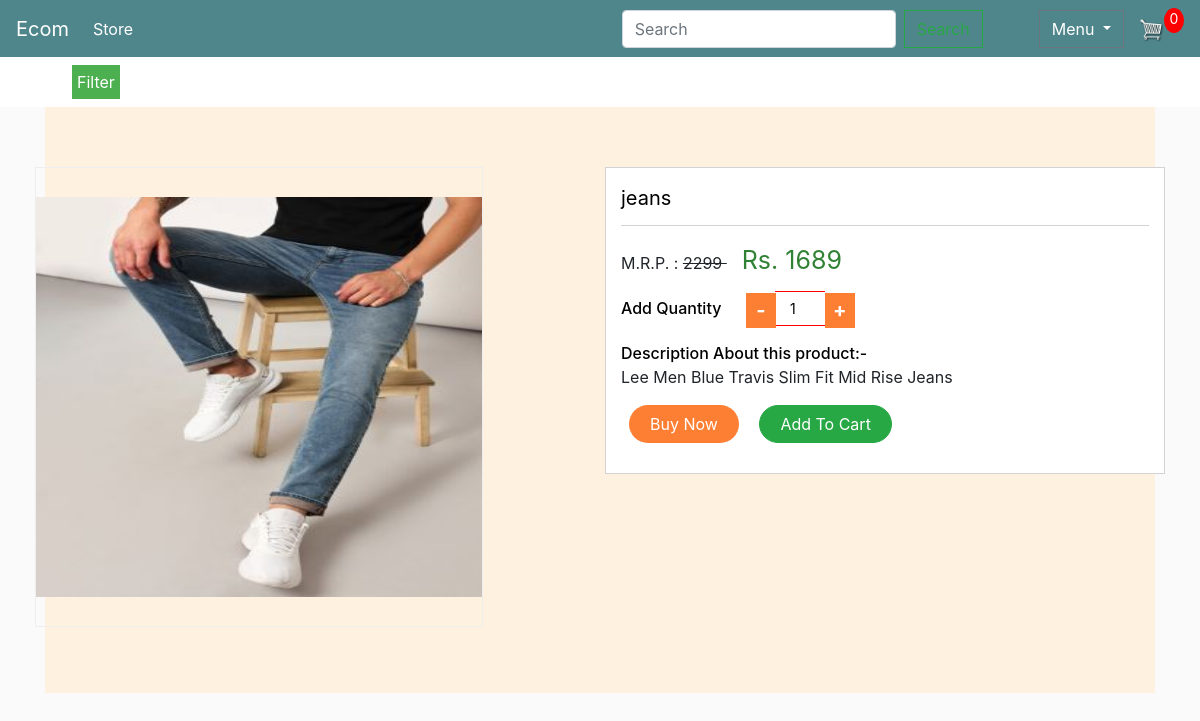
Screenshot of /pants/jeans with the database file from the repository.
### mainapp/models.py (models this page shows, shortened)
class Product(models.Model):
    product_name = models.CharField(max_length = 150, unique=True)
    product_desc = models.CharField(max_length = 250, unique=True)
    image = models.ImageField(upload_to='images/')
    price = models.IntegerField()
    stock = models.IntegerField()
    available = models.BooleanField(default=True)
    slug = models.SlugField(max_length = 250, unique=True)
    category = models.ForeignKey(ProductCategory, on_delete=models.CASCADE)

### mainapp/views.py (the view)
# urls.py: path('<slug:slug_url>/<slug:product_slug>', views.product_view, name='product_detail_view'),
def product_view(request, slug_url, product_slug):
    try:
        prod = Product.objects.get(category__slug=slug_url, slug=product_slug)
    except Exception as e:
        raise e
    return render(request, "product_view.html", {'prod': prod})

### cartapp/context_processors.py (called while the page is built)
def cart(request):
    return {'cart': Cart(request)}

### templates/product_view.html (shortened to what this page needs)
{% extends 'main.html' %}
{% load static %}
{% block content %}
<section id="services" class="services section-bg">
   <div class="row row-sm">
      <div class="col-md-6 _boxzoom">
         <div class="_product-images">
            <div class="picZoomer">
               {% if prod.image %}
               <img class="my_img" src="{{prod.image.url}}" style="height: 400px;">
               {% else %}
               <img class="my_img" src="" style="height: 400px;">
               {% endif %}
            </div>
         </div>
      </div>
      <div class="col-md-6">
         <div class="_product-detail-content">
            <p class="_p-name">{{ prod.product_name }}</p>
            <div class="_p-price-box">
               <div class="p-list">
                  <span> M.R.P. :  <del> 2299 </del> </span>
                  <span class="price"> Rs. {{ prod.price }} </span>
               </div>
               <div class="_p-add-cart">
                  <div class="_p-qty">
                     <span>Add Quantity</span>
                     <div class="value-button decrease_" id="" value="Decrease Value">-</div>
                     <input type="number" name="qty" id="number" value="1" />
                     <div class="value-button increase_" id="" value="Increase Value">+</div>
                  </div>
               </div>
               <div class="_p-features">
                  <span> Description About this product:- </span>
                  {{ prod.product_desc }}
               </div>
               <form action="" method="post" accept-charset="utf-8">
                  <div class="_p-qty-and-cart">
                     <div class="_p-add-cart">
                        <a class="btn-theme btn buy-btn" href="{% url 'checkout' %}">Buy Now</a>
                        <a class="btn-theme btn btn-success" href="{% url 'cart' %}">Add to Cart</a>
                     </div>
                  </div>
               </form>
            </div>
         </div>
      </div>
   </div>
   </div>
{% endblock content %}

### static/css/main.css (style rules this page uses)
body { background-color: hsl(0, 0%, 98%); }
.btn { border-radius: 0; }
.picZoomer { position: relative; }
.my_img { vertical-align: middle; position: absolute; top: 0; bottom: 0; margin: auto; height: 100%; }
.section-bg { background-color: #fff1e0; }
section { padding: 60px 0; }
.row-sm .col-md-6 { padding-left: 5px; padding-right: 5px; }
._boxzoom ._product-images { width: 80%; display: inline-block; }
._boxzoom ._product-images .picZoomer { width: 100%; }
._boxzoom ._product-images .picZoomer .picZoomer-pic-wp img { left: 0px; }
._boxzoom ._product-images .picZoomer img.my_img { width: 100%; }
._product-detail-content { background: #fff; padding: 15px; border: 1px solid lightgray; }
._product-detail-content p._p-name { color: black; font-size: 20px; border-bottom: 1px solid lightgray; padding-bottom: 12px; }
.p-list span { margin-right: 15px; }
.p-list span.price { font-size: 25px; color: #318234; }
._p-qty > span { color: black; margin-right: 15px; font-weight: 500; }
._p-qty .value-button { display: inline-flex; border: 0px solid #ddd; margin: 0px; width: 30px; height: 35px; justify-content: center; align-items: center; background: #fd7f34; -webkit-touch-callout: none; -webkit-user-select: none; -khtml-user-select: none; -moz-user-select: none; -ms-user-select: none; user-select: none; color: #fff; }
._p-qty .value-button { border: 0px solid #fe0000; height: 35px; font-size: 20px; font-weight: bold; }
._p-qty input#number { text-align: center; border: none; border-top: 1px solid #fe0000; border-bottom: 1px solid #fe0000; margin: 0px; width: 50px; height: 35px; font-size: 14px; box-sizing: border-box; }
._p-add-cart { margin-left: 0px; margin-bottom: 15px; }
.p-list { margin-bottom: 10px; }
._p-features > span { display: block; font-size: 16px; color: #000; font-weight: 500; }
._p-add-cart .buy-btn { background-color: #fd7f34; color: #fff; }
._p-add-cart .btn { text-transform: capitalize; padding: 6px 20px; border-radius: 52px; }
._p-add-cart .btn { margin: 0px 8px; }
._p-qty .decrease_ { position: relative; right: -5px; top: 3px; }
._p-qty .increase_ { position: relative; top: 3px; left: -5px; }

### rows the page displays
Product: image (picture), product_name "jeans", price "1689", product_desc "Lee Men Blue Travis Slim Fit Mid Rise Jeans"
